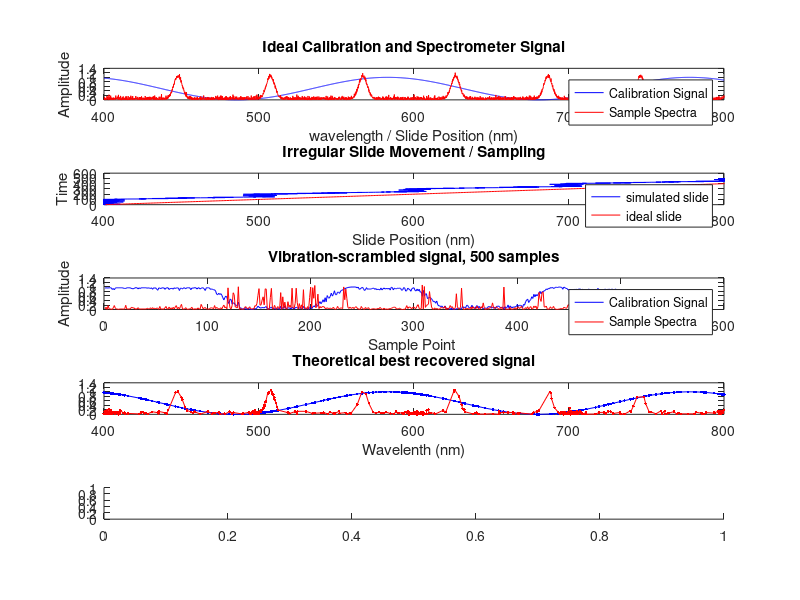

Write the MATLAB code that produced this figure. (Note: this script raises an error after producing the figure.)
clear all; %close all; clc;
%%---------------------------------------------------
%% Calculate ideal signal and calibration reference
%%---------------------------------------------------
FMAX = 800; %Max optical frequency in nm
FMIN = 400;

f_ref = [FMIN : 0.1 : FMAX];
calib_ref = (sin((f_ref + 50) /31)) / 2 + 0.5;
% Make a nice spiky waveform with noise as our spectrometer signal
ideal_signal = abs(sin(f_ref/19)) .^ 50 + (0.07 * abs(randn(size(f_ref)))); 

figure('Position', [50 50 1000 900]);
subplot(5,1,1);
plot(f_ref, calib_ref, 'b');
title('Ideal Calibration and Spectrometer Signal');

hold on;
plot(f_ref, ideal_signal, 'r');
legend('Calibration Signal', 'Sample Spectra');
xlabel('wavelength / Slide Position (nm)');
ylabel('Amplitude');

%%---------------------------------------------------
%% Simulate effects of vibration on sampling
%%---------------------------------------------------

% Generate "Jumpy" sample points. 
% Slide generally advances in halting jumps, with 
sp = zeros(500,1);
for idx = 1:100:500
  sp(idx:idx+100) = idx;
end  
% Smooth
filterCoeff = ones(1, 50) / 50;
sp = filter(filterCoeff, 1, sp);
% Offset
sp = sp + 400;
% Add Random Noise
sp = sp + 5 * randn(size(sp),1);


subplot(5,1,2);
plot( sp, 1:length(sp), 'b'); % Plot where our slide actually is
hold on; plot( (1:length(sp)) + FMIN, 1:length(sp) , 'r'); %Plot where it would be ideally
legend('simulated slide', 'ideal slide');
title('Irregular Slide Movement / Sampling');
xlim([FMIN, FMAX]);
xlabel('Slide Position (nm)');
ylabel('Time');

%calib_observed = calib_ref(sample_points);
%signal_observed = ideal_signal(sample_points);


% Read from the ideal data at the specified sample points
calib_sampled = zeros(size(sp));
signal_observed = zeros(size(sp));
for idx = 1:length(sp)
  % Find the index of the ideal data where the slide is
  idy = find(f_ref > (sp(idx)), 1 );
  if(isempty(idy))
    idy = length(calib_ref);
  end
  %sample the ideal data
  calib_sampled(idx) = calib_ref(idy);
  signal_observed(idx) = ideal_signal(idy);
end

subplot(5, 1, 3); plot(1:length(calib_sampled), calib_sampled, 'b');
hold on; plot(1:length(signal_observed), signal_observed, 'r');
legend('Calibration Signal', 'Sample Spectra');
title("Vibration-scrambled signal, 500 samples");
xlabel("Sample Point ");
ylabel("Amplitude");

%----------------------------------------------------
% Plot best possible reconstruction results
%--------------------1--------------------------------
subplot(5,1,4); 
[sortedSP, sortIndex] = sort(sp);
calib_sampled_ordered = calib_sampled(sortIndex);
signal_observed_ordered = signal_observed(sortIndex);

plot(sortedSP, calib_sampled_ordered  , '-b.'); hold on;
plot(sortedSP, signal_observed_ordered, '-r.');
xlim([FMIN FMAX]);
title("Theoretical best recovered signal");
xlabel("Wavelenth (nm)");

%%---------------------------------------------------
%% Reconstruction Algorithm
%%---------------------------------------------------
recovered_timestamp = zeros(size(calib_sampled));
last_pos = FMIN;
pl = subplot(5,1,5);
for idx=1:length(calib_sampled)
  delete(pl);
  pl = subplot(5,1,5);

  % Find the nearest point to the last one
  % where the simulated calibration signal 
  % matches our observed calibration signal
  loc = find_nearest(calib_sampled(idx), calib_ref, last_pos, 100, 300);
  recovered_timestamp(idx) = f_ref(loc);
  last_pos = loc;
  if loc > last_pos; last_pos = loc; end;
  %assert(last_pos >= lpdebug);
  
  plot(recovered_timestamp(1:idx), calib_sampled(1:idx));
  xlim([FMIN-100 FMAX+100]);
  title("Reconstructing Calibration Signal");
  pause(0.01);
end  

%[wavelength calibration spectra] = specRecover(f_ref, calib_ref, calib_sampled, ...
%  signal_observed, FMIN, FMAX, 100, 300);
  
%Recovered_timestamp should match the uneven sampling points  
%%---------------------------------------------------
%% Plot reconstruction results
%%---------------------------------------------------
subplot(5,1,5); 

% Sort recovered timestamp and data vectors
[wavelength, srtidx] = sort(recovered_timestamp); %Sorted Recovered Timestamp (SRT), SRT Index list)
calibration = calib_sampled(srtidx);
spectra = signal_observed(srtidx);

% Plot sorted data
         plot(wavelength, calibration, '-b.');
hold on; plot(wavelength, spectra, '-r.');
title("Algorithmically recovered signal (RESULTS)");
xlim(FMIN, FMAX);